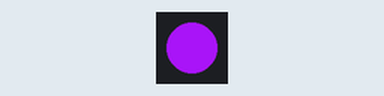
The sketch below on a simulated Arduino Uno, built with avr-gcc and run on an emulated ATmega328P. On the bench: 1 RGB LEDs in strip order, left to right. Dim RGB values are drawn brighter than linear; random numbers use the default seed unless the sketch sets one.

Above: at 0.1 s.
At 10.12 s:
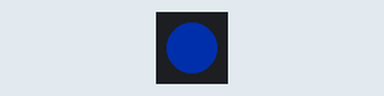
At 19.95 s:
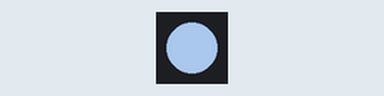
At 39.8 s:
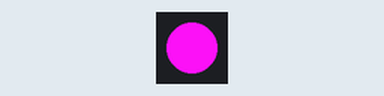
Timing chart, 0 to 40.0 s (numbered marks = the images above):
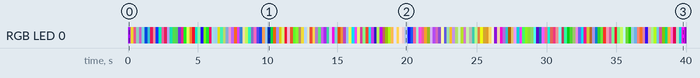

Measured:
- by itself, RGB LED 0: off → RGB(158, 19, 232) at 0.00 s, → RGB(197, 175, 38) 0.20 s later, → RGB(188, 68, 114) 0.20 s later, → RGB(80, 120, 109) 0.20 s later, … (200 changes in this stretch)

The sketch:

01_B_Constant_Light.ino
```cpp
#include <Adafruit_NeoPixel.h>

#define PIN_NEOPIXEL  6  // Definiert wo die Bauteile angesteckt sind.
#define PIN_SWITCH   12  // Braucht man nur im Simulator!

#define NUMPIXELS     1  // Definiert wieviele LEDs wir haben

// Erzeugt die Schnittstelle `pixels` um die LEDs anzusteuern
Adafruit_NeoPixel pixels(NUMPIXELS, PIN_NEOPIXEL, NEO_GRB + NEO_KHZ800);


// Wird einmal beim Start aufgerufen.
void setup() {
  Serial.begin(115200); // Startet die Debug-Verbindung
  pixels.begin();       // Startet die LED-Schnittstelle
}

// Wird immer wieder in Endlosschleife aufgerufen.
void loop() {
  // Setzt die Farbe der LED auf einen zufälligen Wert
  pixels.setPixelColor(0, pixels.Color(
    random(0, 255),
    random(0, 255),
    random(0, 255)
  ));

  // Aktualisiert die LED
  pixels.show();

  // Hält das Programm 200 Millisekunden an
  delay(200);
}
```
